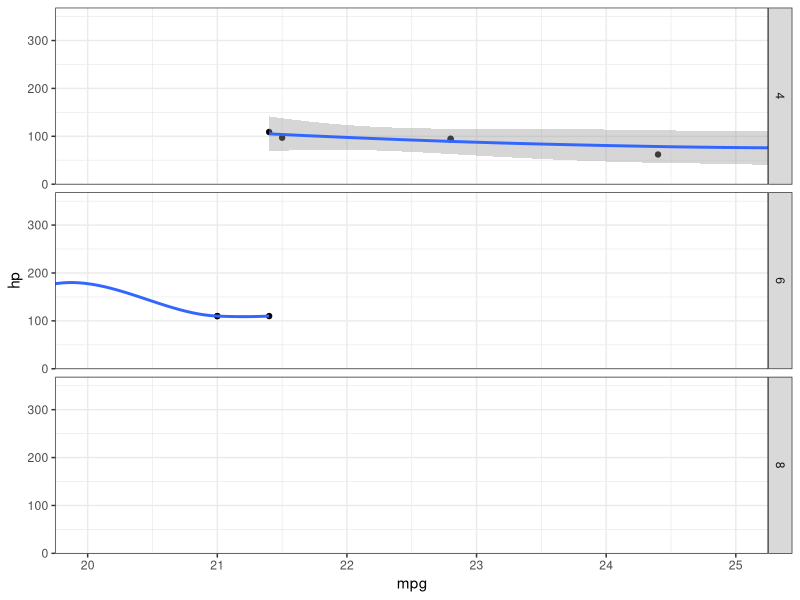

R code for this plot:
library(ggplot2)

#DATA
#AESTHETICS
#GEOMETRIES
#FACETS
#STATISTICS
#COORDINATES
#THEMES

#Data and aesthetics and geometry
pl <- ggplot(mtcars,aes(x=mpg,y=hp)) + geom_point()

#Facets and Statistics
pl1 <- pl + facet_grid(cyl~.) +stat_smooth()

#Coordinates and Themes
pl2 <- pl1 + coord_cartesian(xlim=c(20,25)) + theme_bw()

pl2